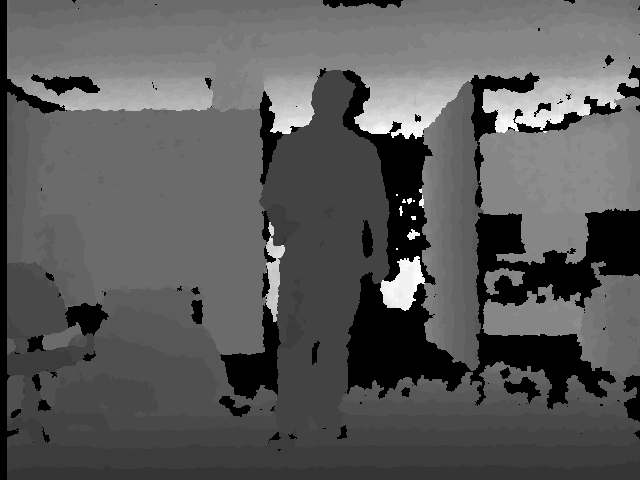
#> input picture practice/prac4/dot_cloud.png, 640 x 480 px
$ jupyter execute cv_prac4.ipynb   (shell and % lines are left out)
#> lines starting #> are read from the running program, lines starting #| are printed output that depends on the picture
# Подготовка и импорт библиотек

[cell 1]
import numpy as np
import cv2
import matplotlib.pyplot as plt
from mpl_toolkits.mplot3d import Axes3D
from sklearn.linear_model import LinearRegression

## Магическая команда для jupyter, чтобы графики были внутри

## Константы из методички

[cell 2]
FX = 575.7
FY = 575.7
CX = 320
CY = 240

# Работа с картой глубины

[cell 3]
img_path = "dot_cloud.png"
depthmap = cv2.imread(img_path, cv2.IMREAD_ANYDEPTH)
#> depthmap is the input picture: shape (480, 640) uint16; min 0, max 9757, mean 3515.9

if depthmap is None:
    print("Ошибка: Файл не найден.")
else:
    plt.figure(figsize=(6, 4))
    plt.imshow(depthmap, cmap='gray')
    plt.title(f"Depth Map (Shape: {depthmap.shape})")
    plt.colorbar()
    plt.show()
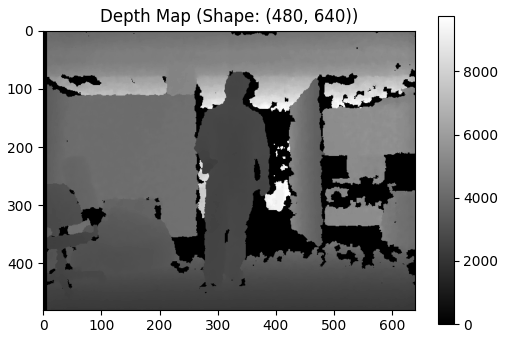
#> figure drawn by matplotlib, 2 panels

## Преобразование в облако точек (Быстрый способ)

[cell 4]
def depthmap_to_pointcloud(depthmap):
    # Создаем сетку индексов
    grid = np.indices(depthmap.shape)
    v = grid[0].flatten()
    u = grid[1].flatten()
    z = depthmap.flatten()

    # Фильтруем нулевые значения (фон)
    valid = z > 0
    z = z[valid]
    u = u[valid]
    v = v[valid]

    # Формулы из лекции:
    # x = z * (u - cx) / fx
    # y = z * (cy - v) / fy  (обрати внимание на порядок cy - v)
    x = z * (u - CX) / FX
    y = z * (CY - v) / FY

    points = np.stack([x, y, z], axis=1)
    return points

[cell 5]
if depthmap is not None:
    points_3d = depthmap_to_pointcloud(depthmap)
    print(f"Сгенерировано точек: {points_3d.shape[0]}")
#| Сгенерировано точек: 261916

# Визуализация 3D и проекций

[cell 6]
def plot_3d(points, skip=10):
#> called with points = array of shape (261916, 3), skip = 20
    fig = plt.figure(figsize=(8, 6))
    ax = fig.add_subplot(111, projection='3d')

    # Берем каждую 10-ю точку
    p = points[::skip]
    ax.scatter(p[:,0], p[:,1], p[:,2], s=0.1, c=p[:,2], cmap='viridis')

    ax.set_xlabel('X')
    ax.set_ylabel('Y')
    ax.set_zlabel('Z')
    plt.show()
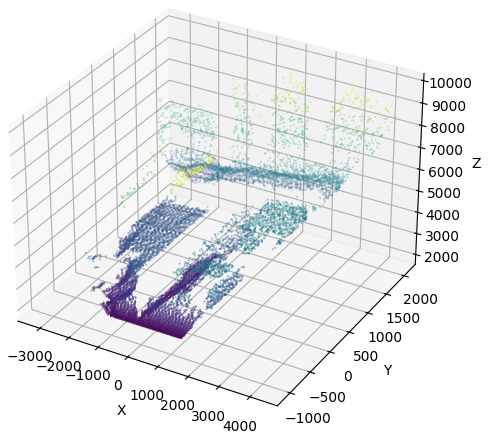
#> figure drawn by matplotlib, 1 panel

[cell 7]
def plot_projections(points):
    fig, ax = plt.subplots(1, 2, figsize=(12, 5))

    # XY
    ax[0].plot(points[:,0], points[:,1], ',', alpha=0.2)
    ax[0].set_title("Проекция XY")
    ax[0].set_xlabel("X")
    ax[0].set_ylabel("Y")

    # XZ (Вид сверху)
    ax[1].plot(points[:,0], points[:,2], ',', alpha=0.2)
    ax[1].set_title("Проекция XZ")
    ax[1].set_xlabel("X")
    ax[1].set_ylabel("Z")

    plt.show()
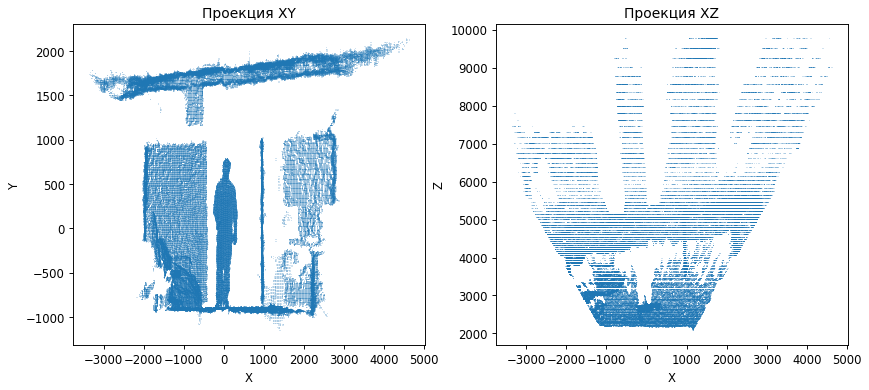
#> figure drawn by matplotlib, 2 panels

[cell 8]
if depthmap is not None:
    plot_3d(points_3d, skip=20)
    plot_projections(points_3d)

# Проверка обратного преобразования

[cell 9]
def pointcloud_to_depth(points, shape):
    h, w = shape
    restored = np.zeros(shape, dtype=np.uint16)

    # Обратные формулы
    u = np.round(CX + points[:,0] * FX / points[:,2]).astype(int)
    v = np.round(CY - points[:,1] * FY / points[:,2]).astype(int)

    # Проверка границ
    valid = (u >= 0) & (u < w) & (v >= 0) & (v < h)

    restored[v[valid], u[valid]] = points[valid, 2]
    return restored

[cell 10]
if depthmap is not None:
    restored_map = pointcloud_to_depth(points_3d, depthmap.shape)
    plt.imshow(restored_map, cmap='gray')
    plt.title("Восстановленная карта глубины")
    plt.show()

# RANSAC (Поиск прямой)

[cell 11]
def generate_data():
    # Истинная прямая
    x = np.linspace(0, 10, 50)
    y = 0.5 * x + 1
    points = np.stack([x, y], axis=1)

    # Добавляем шум
    points += np.random.normal(0, 0.1, points.shape)

    # Добавляем выбросы (outliers)
    outliers = np.random.uniform(low=[0,0], high=[10,10], size=(20, 2))

    return np.concatenate([points, outliers])

[cell 12]
data = generate_data()
plt.scatter(data[:,0], data[:,1], label='Данные')
plt.title("Данные с выбросами")
plt.show()
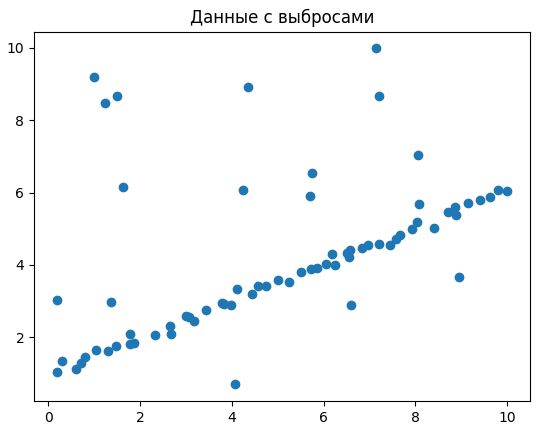
#> figure drawn by matplotlib, 1 panel

# Сравнение методов

## 1. Линейная регрессия (чувствительна к выбросам)

[cell 13]
reg = LinearRegression().fit(data[:,0].reshape(-1,1), data[:,1])
x_line = np.array([0, 10])
y_lr = reg.predict(x_line.reshape(-1,1))

## 2. RANSAC Реализация

[cell 14]
def fit_ransac(points, iterations=1000, threshold=0.5):
#> called with points = array of shape (70, 2), iterations = 1000, threshold = 0.5
    best_line = None # (k, b)
    best_count = 0

    for _ in range(iterations):
        # Выбираем 2 случайные точки
        idx = np.random.choice(len(points), 2, replace=False)
        p1, p2 = points[idx]

        if p2[0] == p1[0]: continue # пропускаем вертикальные

        # Параметры прямой y = kx + b
        k = (p2[1] - p1[1]) / (p2[0] - p1[0])
        b = p1[1] - k * p1[0]

        # Считаем расстояние от точек до прямой
        # |kx - y + b| / sqrt(k^2 + 1)
        dists = np.abs(k*points[:,0] - points[:,1] + b) / np.sqrt(k**2 + 1)

        # Считаем inliers (точки внутри порога)
        inliers = np.sum(dists < threshold)

        if inliers > best_count:
            best_count = inliers
            best_line = (k, b)

    return best_line

[cell 15]
k_ransac, b_ransac = fit_ransac(data)
y_ransac = k_ransac * x_line + b_ransac

### Визуализация итогов

[cell 16]
plt.figure(figsize=(8,6))
plt.scatter(data[:,0], data[:,1], label='Точки с шумом')
plt.plot(x_line, y_lr, 'r--', linewidth=2, label='Linear Regression')
plt.plot(x_line, y_ransac, 'g-', linewidth=2, label=f'RANSAC (k={k_ransac:.2f})')
plt.legend()
plt.title("Сравнение RANSAC и Linear Regression")
plt.grid(True)
plt.show()
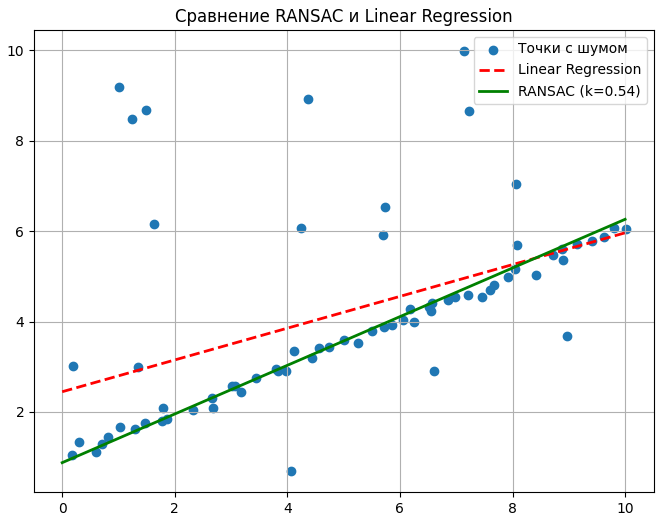
#> figure drawn by matplotlib, 1 panel
